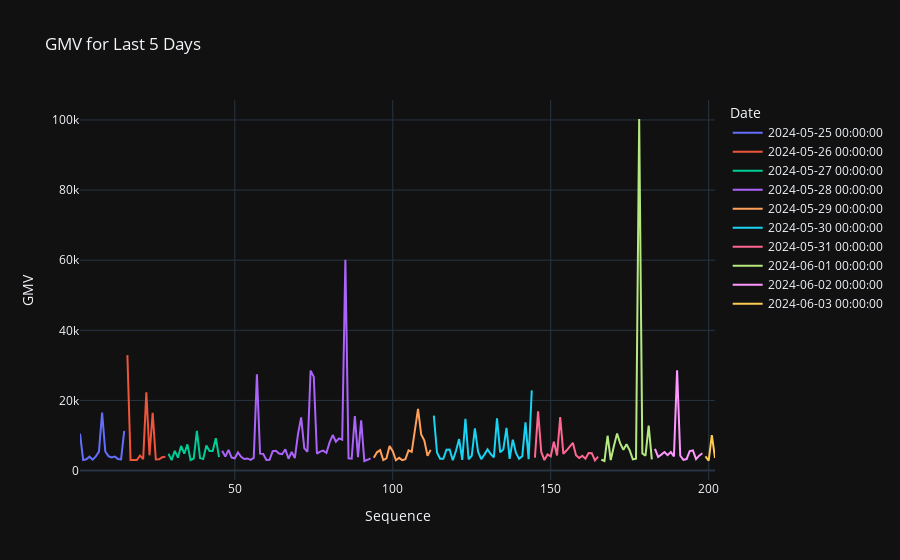

The notebook cell this image was saved under:
### Code cell
df['Dates'] = pd.to_datetime(df['Dates'])
df = df.sort_values('Dates')
days_ago = pd.Timestamp.now() - pd.DateOffset(days=10)

# Filter DataFrame to get data for the last 5 days
last_n_days = df[df['Dates'] >= days_ago]

# Add a sequential order column
last_n_days['Order'] = range(1, len(last_n_days) + 1)

# Plot the sequential curve graph using Plotly
fig = px.line(last_n_days, x='Order', y='Buyer GMV', color='Dates',
              title='GMV for Last 5 Days',
              labels={'Order': 'Sequence', 'Buyer GMV': 'GMV', 'Dates': 'Date'},
              hover_data={'BuyerId':True},
              template='plotly_dark')
fig.show()

### Figure 1 — Plotly figure (JSON) as saved in the notebook; plotly's stock layout.template omitted (floating-point values rounded to 4 significant figures)
{"data": [{"customdata": [[1490634712], [1490282967], [1490335532], [1490380634], [1490444763], [1490581150], [1491184149], [1490269423], [1490721600], [1490936112], [1490988015], [1491070195], [1491150717], [1491193275], [1490645278]], "hovertemplate": "Date=2024-05-25 00:00:00<br>Sequence=%{x}<br>GMV=%{y}<br>BuyerId=%{customdata[0]}<extra></extra>", "legendgroup": "2024-05-25 00:00:00", "line": {"color": "#636efa", "dash": "solid"}, "marker": {"symbol": "circle"}, "mode": "lines", "name": "2024-05-25 00:00:00", "orientation": "v", "showlegend": true, "type": "scatter", "x": [1, 2, 3, 4, 5, 6, 7, 8, 9, 10, 11, 12, 13, 14, 15], "xaxis": "x", "y": [10510, 3008, 3206, 3953, 3094, 4008, 5382, 16543, 5434, 4100, 3709, 3981, 3310, 3188, 11339], "yaxis": "y"}, {"customdata": [[1490522980], [1490332820], [1490352138], [1490353215], [1490373373], [1490421810], [1490613431], [1490686614], [1490792192], [1490851889], [1490903250], [1490997531], [1490627487]], "hovertemplate": "Date=2024-05-26 00:00:00<br>Sequence=%{x}<br>GMV=%{y}<br>BuyerId=%{customdata[0]}<extra></extra>", "legendgroup": "2024-05-26 00:00:00", "line": {"color": "#EF553B", "dash": "solid"}, "marker": {"symbol": "circle"}, "mode": "lines", "name": "2024-05-26 00:00:00", "orientation": "v", "showlegend": true, "type": "scatter", "x": [16, 17, 18, 19, 20, 21, 22, 23, 24, 25, 26, 27, 28], "xaxis": "x", "y": [32917, 3026, 3000, 3011, 4260, 3247, 22290, 4338, 16477, 3154, 3220, 3768, 3912], "yaxis": "y"}, {"customdata": [[1490476931], [1490311301], [1490561999], [1490359929], [1490361564], [1490393962], [1490421410], [1490487261], [1491211531], [1490631387], [1490920837], [1491041802], [1491200073], [1491211531], [1491285709], [1490654382], [1490338188]], "hovertemplate": "Date=2024-05-27 00:00:00<br>Sequence=%{x}<br>GMV=%{y}<br>BuyerId=%{customdata[0]}<extra></extra>", "legendgroup": "2024-05-27 00:00:00", "line": {"color": "#00cc96", "dash": "solid"}, "marker": {"symbol": "circle"}, "mode": "lines", "name": "2024-05-27 00:00:00", "orientation": "v", "showlegend": true, "type": "scatter", "x": [29, 30, 31, 32, 33, 34, 35, 36, 37, 38, 39, 40, 41, 42, 43, 44, 45], "xaxis": "x", "y": [4770, 2962, 5610, 3666, 7028, 4792, 7461, 3002, 3434, 11331, 3543, 3263, 7130, 5569, 5557, 9229, 3813], "yaxis": "y"}, {"customdata": [[1490362370], [1490361659], [1490330019], [1490325706], [1490300148], [1490310004], [1490385485], [1490269050], [1490601232], [1490311301], [1490333663], [1490488363], [1490577255], [1490389732], [1490487261], [1490429585], [1490455815], [1490530902], [1490417031], [1490404010], [1490403236], [1490601232], [1490395485], [1490326005], [1490785584], [1491150717], [1490657147], [1491009690], [1490994154], [1490976112], [1490882713], [1490733576], [1491134216], [1490720048], [1490833011], [1491144337], [1490721116], [1491153757], [1490697967], [1491157762], [1491191619], [1491181962], [1491173391], [1491224317], [1491324476], [1491159762], [1491156972], [1491159954]], "hovertemplate": "Date=2024-05-28 00:00:00<br>Sequence=%{x}<br>GMV=%{y}<br>BuyerId=%{customdata[0]}<extra></extra>", "legendgroup": "2024-05-28 00:00:00", "line": {"color": "#ab63fa", "dash": "solid"}, "marker": {"symbol": "circle"}, "mode": "lines", "name": "2024-05-28 00:00:00", "orientation": "v", "showlegend": true, "type": "scatter", "x": [46, 47, 48, 49, 50, 51, 52, 53, 54, 55, 56, 57, 58, 59, 60, 61, 62, 63, 64, 65, 66, 67, 68, 69, 70, 71, 72, 73, 74, 75, 76, 77, 78, 79, 80, 81, 82, 83, 84, 85, 86, 87, 88, 89, 90, 91, 92, 93], "xaxis": "x", "y": [5640, 3970, 5907, 3691, 3477, 5157, 3890, 3274, 3450, 3046, 3606, 27463, 4803, 4708, 3019, 3049, 5518, 5629, 4860, 4648, 6045, 3359, 5274, 3548, 10365, 15176, 6306, 5344, 28492, 26702, 4776, 5380, 5682, 5016, 8018, 10124, 8210, 9164, 8780, 60134, 3509, 3423, 15552, 3785, 14336, 2717, 3058, 3470], "yaxis": "y"}, {"customdata": [[1490785584], [1490894321], [1490277489], [1490311301], [1490362295], [1490459052], [1490480263], [1490711661], [1490877279], [1491167913], [1491042208], [1491129483], [1491139219], [1491181820], [1491258341], [1491276987], [1491341674], [1491100447], [1490507211]], "hovertemplate": "Date=2024-05-29 00:00:00<br>Sequence=%{x}<br>GMV=%{y}<br>BuyerId=%{customdata[0]}<extra></extra>", "legendgroup": "2024-05-29 00:00:00", "line": {"color": "#FFA15A", "dash": "solid"}, "marker": {"symbol": "circle"}, "mode": "lines", "name": "2024-05-29 00:00:00", "orientation": "v", "showlegend": true, "type": "scatter", "x": [94, 95, 96, 97, 98, 99, 100, 101, 102, 103, 104, 105, 106, 107, 108, 109, 110, 111, 112], "xaxis": "x", "y": [3633, 5195, 5828, 2971, 3469, 6966, 5499, 2935, 3612, 2959, 3240, 5746, 5347, 12026, 17573, 10262, 8574, 4206, 5883], "yaxis": "y"}, {"customdata": [[1490307340], [1490307934], [1490367324], [1490419309], [1490420651], [1490441147], [1490504166], [1490444763], [1490452126], [1490487261], [1490510342], [1490544770], [1490640890], [1490329933], [1490573564], [1490430282], [1490693676], [1490983392], [1490840007], [1490860337], [1490922312], [1490935312], [1491341674], [1491256415], [1490891781], [1491178508], [1491196048], [1491286031], [1491288881], [1490715232], [1491099770], [1491148662]], "hovertemplate": "Date=2024-05-30 00:00:00<br>Sequence=%{x}<br>GMV=%{y}<br>BuyerId=%{customdata[0]}<extra></extra>", "legendgroup": "2024-05-30 00:00:00", "line": {"color": "#19d3f3", "dash": "solid"}, "marker": {"symbol": "circle"}, "mode": "lines", "name": "2024-05-30 00:00:00", "orientation": "v", "showlegend": true, "type": "scatter", "x": [113, 114, 115, 116, 117, 118, 119, 120, 121, 122, 123, 124, 125, 126, 127, 128, 129, 130, 131, 132, 133, 134, 135, 136, 137, 138, 139, 140, 141, 142, 143, 144], "xaxis": "x", "y": [15658, 5136, 3350, 3339, 5928, 6001, 2934, 5561, 8979, 3011, 14750, 3210, 4205, 12007, 5383, 3270, 4545, 6021, 4710, 3764, 14902, 5201, 6021, 12182, 3351, 8818, 5018, 3391, 4092, 13744, 3207, 22874], "yaxis": "y"}, {"customdata": [[1490408476], [1490290774], [1490307340], [1490311301], [1490335532], [1490335130], [1490403892], [1490405270], [1479648736], [1491309069], [1490328514], [1491159954], [1490427026], [1490872637], [1490874058], [1491117748], [1490819589], [1491169603], [1491248869], [1490773295], [1491181155]], "hovertemplate": "Date=2024-05-31 00:00:00<br>Sequence=%{x}<br>GMV=%{y}<br>BuyerId=%{customdata[0]}<extra></extra>", "legendgroup": "2024-05-31 00:00:00", "line": {"color": "#FF6692", "dash": "solid"}, "marker": {"symbol": "circle"}, "mode": "lines", "name": "2024-05-31 00:00:00", "orientation": "v", "showlegend": true, "type": "scatter", "x": [145, 146, 147, 148, 149, 150, 151, 152, 153, 154, 155, 156, 157, 158, 159, 160, 161, 162, 163, 164, 165], "xaxis": "x", "y": [3696, 16855, 5303, 2979, 4574, 4022, 8239, 4298, 15228, 4767, 5705, 6827, 7913, 4355, 3566, 4185, 3363, 4971, 4963, 2873, 3938], "yaxis": "y"}, {"customdata": [[1490549453], [1490611539], [1490291885], [1490311301], [1490480034], [1490510035], [1490541442], [1490996629], [1490405882], [1490676570], [1490709191], [1490954036], [1491056365], [1491146840], [1491191619], [1490671853], [1490671553]], "hovertemplate": "Date=2024-06-01 00:00:00<br>Sequence=%{x}<br>GMV=%{y}<br>BuyerId=%{customdata[0]}<extra></extra>", "legendgroup": "2024-06-01 00:00:00", "line": {"color": "#B6E880", "dash": "solid"}, "marker": {"symbol": "circle"}, "mode": "lines", "name": "2024-06-01 00:00:00", "orientation": "v", "showlegend": true, "type": "scatter", "x": [166, 167, 168, 169, 170, 171, 172, 173, 174, 175, 176, 177, 178, 179, 180, 181, 182], "xaxis": "x", "y": [3108, 2717, 9920, 2996, 6969, 10563, 7726, 5941, 7493, 5759, 3172, 3364, 100274, 4891, 4223, 12801, 3167], "yaxis": "y"}, {"customdata": [[1490483087], [1490280993], [1490298575], [1490327109], [1490392272], [1490408476], [1490472414], [1490443775], [1490896634], [1490637976], [1490933509], [1490950103], [1491146840], [1491174324], [1491178332], [1490510342]], "hovertemplate": "Date=2024-06-02 00:00:00<br>Sequence=%{x}<br>GMV=%{y}<br>BuyerId=%{customdata[0]}<extra></extra>", "legendgroup": "2024-06-02 00:00:00", "line": {"color": "#FF97FF", "dash": "solid"}, "marker": {"symbol": "circle"}, "mode": "lines", "name": "2024-06-02 00:00:00", "orientation": "v", "showlegend": true, "type": "scatter", "x": [183, 184, 185, 186, 187, 188, 189, 190, 191, 192, 193, 194, 195, 196, 197, 198], "xaxis": "x", "y": [6201, 3866, 4530, 5274, 4373, 5259, 4035, 28626, 4216, 3045, 3264, 5551, 5724, 3262, 4249, 4910], "yaxis": "y"}, {"customdata": [[1490386857], [1490893439], [1490333600], [1490968284]], "hovertemplate": "Date=2024-06-03 00:00:00<br>Sequence=%{x}<br>GMV=%{y}<br>BuyerId=%{customdata[0]}<extra></extra>", "legendgroup": "2024-06-03 00:00:00", "line": {"color": "#FECB52", "dash": "solid"}, "marker": {"symbol": "circle"}, "mode": "lines", "name": "2024-06-03 00:00:00", "orientation": "v", "showlegend": true, "type": "scatter", "x": [199, 200, 201, 202], "xaxis": "x", "y": [4033, 2796, 10115, 3587], "yaxis": "y"}], "layout": {"legend": {"title": {"text": "Date"}, "tracegroupgap": 0}, "title": {"text": "GMV for Last 5 Days"}, "xaxis": {"anchor": "y", "domain": [0, 1], "title": {"text": "Sequence"}}, "yaxis": {"anchor": "x", "domain": [0, 1], "title": {"text": "GMV"}}}}
